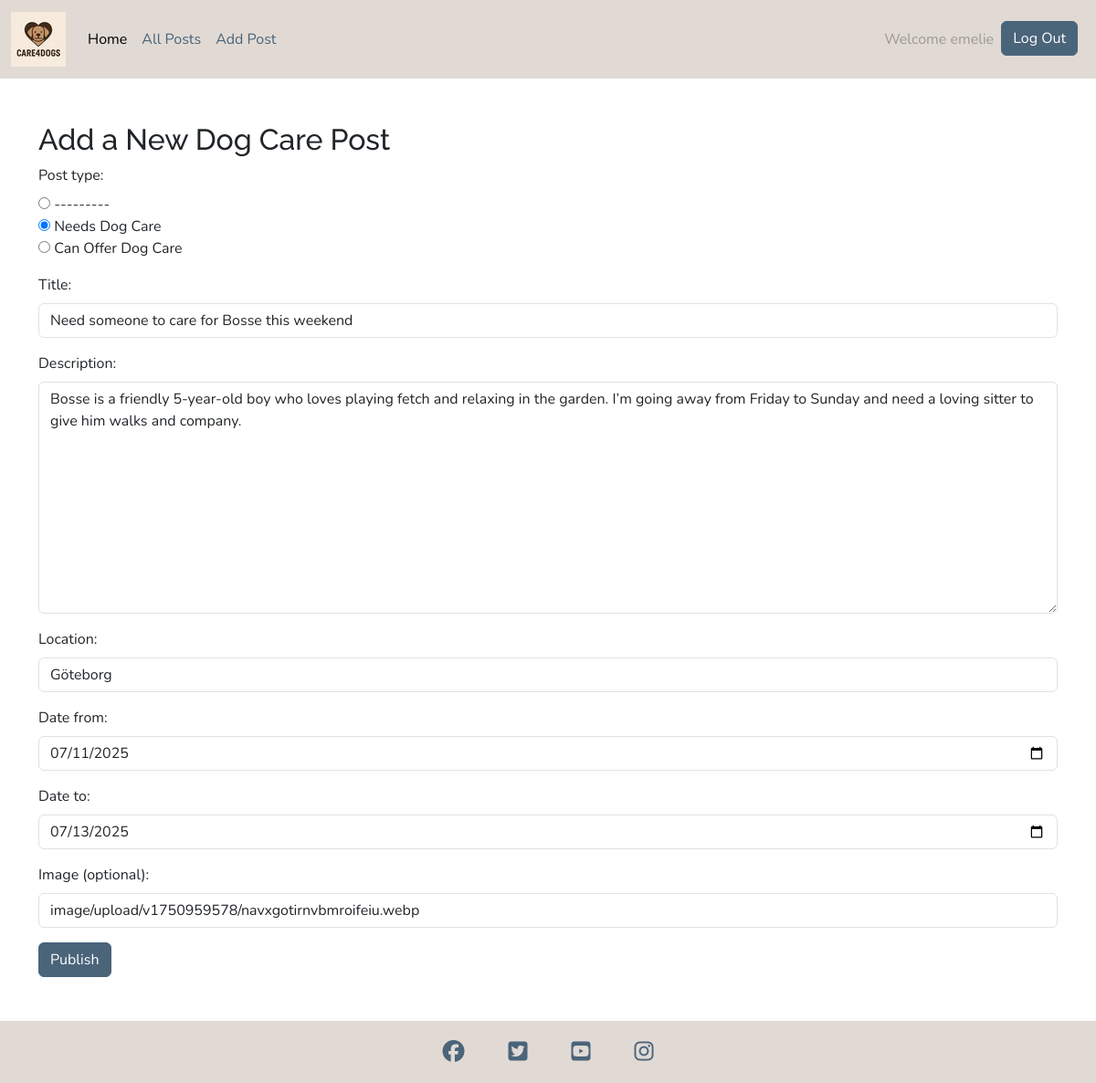
Page /dogcare/post/7/edit/ (signed in) on the committed database.
### dogcare/models.py (models this page shows, shortened)
class DogCarePost(models.Model):
    POST_TYPE_CHOICES = [
        ('request', 'Needs Dog Care'),
        ('offer', 'Can Offer Dog Care'),
    ]
    user = models.ForeignKey(User, on_delete=models.CASCADE)
    title = models.CharField(max_length=100)
    content = models.TextField()
    post_type = models.CharField(max_length=10, choices=POST_TYPE_CHOICES)
    location = models.CharField(max_length=100, blank=True)
    date_from = models.DateField(null=True, blank=True)
    date_to = models.DateField(null=True, blank=True)
    image = CloudinaryField('image', blank=True, null=True, default='care4dogs/default')
    date_posted = models.DateTimeField(auto_now_add=True)
    class Meta:
        ordering = ['-date_posted']

### dogcare/views.py (the view)
# urls.py: path('post/<int:post_id>/edit/', views.post_edit, name='post_edit'),
@login_required
def post_edit(request, post_id):
    post = get_object_or_404(DogCarePost, id=post_id, user=request.user)
    if request.method == 'POST':
        form = DogCarePostForm(request.POST, request.FILES, instance=post)
        if form.is_valid():
            form.save()
            return redirect('post_list')
    else:
        form = DogCarePostForm(instance=post)
    return render(request, 'dogcare/post_form.html', {'form': form})

### dogcare/forms.py
class DogCarePostForm(forms.ModelForm):
    class Meta:
        model = DogCarePost
        fields = [
            'post_type',
            'title',
            'content',
            'location',
            'date_from',
            'date_to',
            'image',
        ]
        widgets = {
            'post_type': forms.RadioSelect(choices=DogCarePost.POST_TYPE_CHOICES),
            'date_from': forms.DateInput(attrs={'type': 'date'}),
            'date_to': forms.DateInput(attrs={'type': 'date'}),
        }

### dogcare/templatetags/form_tags.py (called while the page is built)
@register.filter(name='add_class')
def add_class(field, css_class):
    return field.as_widget(attrs={"class": css_class})

### dogcare/templates/dogcare/post_form.html (shortened to what this page needs)
{% extends "base.html" %}
{% load form_tags %}
{% block content %}
<div class="container mt-5 mb-5">
  <h2>Add a New Dog Care Post</h2>
  <form method="POST" enctype="multipart/form-data" novalidate>
    <div class="mb-3">
      <label class="form-label">Post type:</label><br>
      {{ form.post_type }}
    </div>
    <div class="mb-3">
      <label for="{{ form.title.id_for_label }}" class="form-label">Title:</label>
      {{ form.title|add_class:"form-control" }}
    </div>
    <div class="mb-3">
      <label for="{{ form.content.id_for_label }}" class="form-label">Description:</label>
      {{ form.content|add_class:"form-control" }}
    </div>
    <div class="mb-3">
      <label for="{{ form.location.id_for_label }}" class="form-label">Location:</label>
      {{ form.location|add_class:"form-control" }}
    </div>
    <div class="mb-3">
      <label for="{{ form.date_from.id_for_label }}" class="form-label">Date from:</label>
      {{ form.date_from|add_class:"form-control" }}
    </div>
    <div class="mb-3">
      <label for="{{ form.date_to.id_for_label }}" class="form-label">Date to:</label>
      {{ form.date_to|add_class:"form-control" }}
    </div>
    <div class="mb-3">
      <label for="{{ form.image.id_for_label }}" class="form-label">Image (optional):</label>
      {{ form.image|add_class:"form-control" }}
    </div>
    <button type="submit" class="btn btn-primary">Publish</button>
  </form>
</div>
{% endblock %}

### templates/includes/header.html (shortened to what this page needs)
{% load static %}
<header>
  <nav class="navbar navbar-expand-lg bg-body-tertiary">
    <div class="container-fluid">
      <a class="navbar-brand" href="#">
        <img
          src="{% static 'images/logo.webp' %}"
          alt="Care4Dogs Logo"
          class="logo"
        />
      </a>
      <div class="collapse navbar-collapse" id="navbarNav">
        <ul class="navbar-nav me-auto mb-2 mb-lg-0">
          <li class="nav-item">
            <a
              class="nav-link active"
              aria-current="page"
              href="{% url 'home' %}"
              >Home</a
            >
          </li>
          <li class="nav-item">
            <a class="nav-link" href="{% url 'post_list' %}">All Posts</a>
          </li>
          <li class="nav-item">
            <a class="nav-link" href="{% url 'post_create' %}">Add Post</a>
          </li>
        </ul>
        <ul class="navbar-nav ms-auto mb-2 mb-lg-0">
          {% if user.is_authenticated %}
          <li class="nav-item">
            <span class="nav-link disabled">Welcome {{ user.username }}</span>
          </li>
          <li class="nav-item">
            <form method="post" action="{% url 'account_logout' %}">
              <button type="submit" class="btn btn-primary me-2">
                Log Out
              </button>
            </form>
          </li>
          {% endif %}
        </ul>
      </div>
    </div>
  </nav>
</header>

### static/css/base.css (style rules this page uses)
:root { --primary-font: "Nunito", sans-serif; --secondary-font: "Raleway", sans-serif; --primary-color: #332415; --secondary-color: #4a647a; --middle-color: #663115; --highlight-color: #e1dad4; --light-highlight-color: #a08653; }
body { display: flex; flex-direction: column; font-family: var(--primary-font); }
html, body { height: 100%; margin: 0; padding: 0; }
h1, h2, h3, h4 { font-family: var(--secondary-font); }
.navbar { background-color: var(--highlight-color) !important; box-shadow: none !important; opacity: 1 !important; backdrop-filter: none !important; }
a.nav-link { color: var(--secondary-color); }
.btn-primary { background-color: var(--secondary-color); border-color: var(--secondary-color); }

### rows in the picture
DogCarePost: post_type "☐ --------- ☑ Needs Dog Care ☐ Can Offer Dog Care", title "Need someone to care for Bosse this weekend", content "Bosse is a friendly 5-year-old boy who loves playing fetch and relaxing in the garden. I’m going away from Friday to Sunday and need a loving sitter to give him walks and company.", location "Göteborg", date_from "07/11/2025", date_to "07/13/2025", image "image/upload/v1750959578/navxgotirnvbmroifeiu.webp"

### other values in the picture
{{ user.username }} "emelie"
